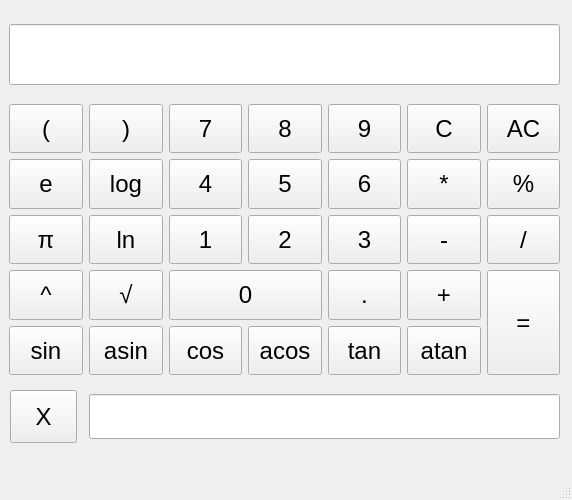
<?xml version="1.0" encoding="UTF-8"?>
<ui version="4.0">
 <class>MainWindow</class>
 <widget class="QMainWindow" name="MainWindow">
  <property name="geometry">
   <rect>
    <x>0</x>
    <y>0</y>
    <width>572</width>
    <height>500</height>
   </rect>
  </property>
  <property name="windowTitle">
   <string>MainWindow</string>
  </property>
  <widget class="QWidget" name="centralwidget">
   <widget class="QLineEdit" name="resultPanel">
    <property name="geometry">
     <rect>
      <x>9</x>
      <y>24</y>
      <width>551</width>
      <height>61</height>
     </rect>
    </property>
    <property name="sizePolicy">
     <sizepolicy hsizetype="Preferred" vsizetype="Preferred">
      <horstretch>0</horstretch>
      <verstretch>0</verstretch>
     </sizepolicy>
    </property>
    <property name="layoutDirection">
     <enum>Qt::LeftToRight</enum>
    </property>
    <property name="maxLength">
     <number>255</number>
    </property>
    <property name="cursorPosition">
     <number>0</number>
    </property>
    <property name="alignment">
     <set>Qt::AlignRight|Qt::AlignTrailing|Qt::AlignVCenter</set>
    </property>
   </widget>
   <widget class="QLineEdit" name="x_value">
    <property name="geometry">
     <rect>
      <x>89</x>
      <y>394</y>
      <width>471</width>
      <height>45</height>
     </rect>
    </property>
    <property name="sizePolicy">
     <sizepolicy hsizetype="Preferred" vsizetype="Preferred">
      <horstretch>0</horstretch>
      <verstretch>0</verstretch>
     </sizepolicy>
    </property>
    <property name="minimumSize">
     <size>
      <width>0</width>
      <height>0</height>
     </size>
    </property>
    <property name="maximumSize">
     <size>
      <width>16777215</width>
      <height>50</height>
     </size>
    </property>
    <property name="font">
     <font>
      <pointsize>14</pointsize>
     </font>
    </property>
    <property name="maxLength">
     <number>255</number>
    </property>
   </widget>
   <widget class="QWidget" name="layoutWidget">
    <property name="geometry">
     <rect>
      <x>9</x>
      <y>104</y>
      <width>551</width>
      <height>271</height>
     </rect>
    </property>
    <property name="sizePolicy">
     <sizepolicy hsizetype="Preferred" vsizetype="Preferred">
      <horstretch>0</horstretch>
      <verstretch>0</verstretch>
     </sizepolicy>
    </property>
    <layout class="QGridLayout" name="gridLayout_2" rowstretch="0,0,0,0,0">
     <property name="sizeConstraint">
      <enum>QLayout::SetDefaultConstraint</enum>
     </property>
     <property name="leftMargin">
      <number>0</number>
     </property>
     <property name="topMargin">
      <number>0</number>
     </property>
     <item row="4" column="2">
      <widget class="QPushButton" name="pushButton_cos">
       <property name="enabled">
        <bool>true</bool>
       </property>
       <property name="sizePolicy">
        <sizepolicy hsizetype="Preferred" vsizetype="Preferred">
         <horstretch>0</horstretch>
         <verstretch>0</verstretch>
        </sizepolicy>
       </property>
       <property name="minimumSize">
        <size>
         <width>0</width>
         <height>0</height>
        </size>
       </property>
       <property name="font">
        <font>
         <pointsize>18</pointsize>
        </font>
       </property>
       <property name="text">
        <string>cos</string>
       </property>
      </widget>
     </item>
     <item row="2" column="2">
      <widget class="QPushButton" name="pushButton_1">
       <property name="sizePolicy">
        <sizepolicy hsizetype="Preferred" vsizetype="Preferred">
         <horstretch>0</horstretch>
         <verstretch>0</verstretch>
        </sizepolicy>
       </property>
       <property name="font">
        <font>
         <pointsize>18</pointsize>
        </font>
       </property>
       <property name="text">
        <string>1</string>
       </property>
      </widget>
     </item>
     <item row="2" column="1">
      <widget class="QPushButton" name="pushButton_ln">
       <property name="sizePolicy">
        <sizepolicy hsizetype="Preferred" vsizetype="Preferred">
         <horstretch>0</horstretch>
         <verstretch>0</verstretch>
        </sizepolicy>
       </property>
       <property name="font">
        <font>
         <pointsize>18</pointsize>
        </font>
       </property>
       <property name="text">
        <string>ln</string>
       </property>
      </widget>
     </item>
     <item row="3" column="4">
      <widget class="QPushButton" name="pushButton_dot">
       <property name="sizePolicy">
        <sizepolicy hsizetype="Preferred" vsizetype="Preferred">
         <horstretch>0</horstretch>
         <verstretch>0</verstretch>
        </sizepolicy>
       </property>
       <property name="font">
        <font>
         <pointsize>18</pointsize>
        </font>
       </property>
       <property name="text">
        <string>.</string>
       </property>
      </widget>
     </item>
     <item row="1" column="0">
      <widget class="QPushButton" name="pushButton_exp">
       <property name="sizePolicy">
        <sizepolicy hsizetype="Preferred" vsizetype="Preferred">
         <horstretch>0</horstretch>
         <verstretch>0</verstretch>
        </sizepolicy>
       </property>
       <property name="font">
        <font>
         <pointsize>18</pointsize>
        </font>
       </property>
       <property name="text">
        <string>e</string>
       </property>
      </widget>
     </item>
     <item row="0" column="4">
      <widget class="QPushButton" name="pushButton_9">
       <property name="sizePolicy">
        <sizepolicy hsizetype="Preferred" vsizetype="Preferred">
         <horstretch>0</horstretch>
         <verstretch>0</verstretch>
        </sizepolicy>
       </property>
       <property name="font">
        <font>
         <pointsize>18</pointsize>
        </font>
       </property>
       <property name="text">
        <string>9</string>
       </property>
      </widget>
     </item>
     <item row="1" column="1">
      <widget class="QPushButton" name="pushButton_log">
       <property name="sizePolicy">
        <sizepolicy hsizetype="Preferred" vsizetype="Preferred">
         <horstretch>0</horstretch>
         <verstretch>0</verstretch>
        </sizepolicy>
       </property>
       <property name="font">
        <font>
         <pointsize>18</pointsize>
        </font>
       </property>
       <property name="text">
        <string>log</string>
       </property>
      </widget>
     </item>
     <item row="2" column="0">
      <widget class="QPushButton" name="pushButton_pi">
       <property name="sizePolicy">
        <sizepolicy hsizetype="Preferred" vsizetype="Preferred">
         <horstretch>0</horstretch>
         <verstretch>0</verstretch>
        </sizepolicy>
       </property>
       <property name="font">
        <font>
         <pointsize>18</pointsize>
        </font>
       </property>
       <property name="text">
        <string>π</string>
       </property>
      </widget>
     </item>
     <item row="1" column="3">
      <widget class="QPushButton" name="pushButton_5">
       <property name="sizePolicy">
        <sizepolicy hsizetype="Preferred" vsizetype="Preferred">
         <horstretch>0</horstretch>
         <verstretch>0</verstretch>
        </sizepolicy>
       </property>
       <property name="font">
        <font>
         <pointsize>18</pointsize>
        </font>
       </property>
       <property name="text">
        <string>5</string>
       </property>
      </widget>
     </item>
     <item row="1" column="4">
      <widget class="QPushButton" name="pushButton_6">
       <property name="sizePolicy">
        <sizepolicy hsizetype="Preferred" vsizetype="Preferred">
         <horstretch>0</horstretch>
         <verstretch>0</verstretch>
        </sizepolicy>
       </property>
       <property name="font">
        <font>
         <pointsize>18</pointsize>
        </font>
       </property>
       <property name="text">
        <string>6</string>
       </property>
      </widget>
     </item>
     <item row="2" column="4">
      <widget class="QPushButton" name="pushButton_3">
       <property name="sizePolicy">
        <sizepolicy hsizetype="Preferred" vsizetype="Preferred">
         <horstretch>0</horstretch>
         <verstretch>0</verstretch>
        </sizepolicy>
       </property>
       <property name="font">
        <font>
         <pointsize>18</pointsize>
        </font>
       </property>
       <property name="text">
        <string>3</string>
       </property>
      </widget>
     </item>
     <item row="3" column="6" rowspan="2">
      <widget class="QPushButton" name="pushButton_equal">
       <property name="sizePolicy">
        <sizepolicy hsizetype="Preferred" vsizetype="Preferred">
         <horstretch>0</horstretch>
         <verstretch>0</verstretch>
        </sizepolicy>
       </property>
       <property name="font">
        <font>
         <pointsize>18</pointsize>
        </font>
       </property>
       <property name="text">
        <string>=</string>
       </property>
      </widget>
     </item>
     <item row="2" column="5">
      <widget class="QPushButton" name="pushButton_minus">
       <property name="sizePolicy">
        <sizepolicy hsizetype="Preferred" vsizetype="Preferred">
         <horstretch>0</horstretch>
         <verstretch>0</verstretch>
        </sizepolicy>
       </property>
       <property name="font">
        <font>
         <pointsize>18</pointsize>
        </font>
       </property>
       <property name="text">
        <string>-</string>
       </property>
      </widget>
     </item>
     <item row="3" column="2" colspan="2">
      <widget class="QPushButton" name="pushButton_0">
       <property name="sizePolicy">
        <sizepolicy hsizetype="Preferred" vsizetype="Preferred">
         <horstretch>0</horstretch>
         <verstretch>0</verstretch>
        </sizepolicy>
       </property>
       <property name="font">
        <font>
         <pointsize>18</pointsize>
        </font>
       </property>
       <property name="text">
        <string>0</string>
       </property>
      </widget>
     </item>
     <item row="3" column="1">
      <widget class="QPushButton" name="pushButton_sqrt">
       <property name="sizePolicy">
        <sizepolicy hsizetype="Preferred" vsizetype="Preferred">
         <horstretch>0</horstretch>
         <verstretch>0</verstretch>
        </sizepolicy>
       </property>
       <property name="font">
        <font>
         <pointsize>18</pointsize>
        </font>
       </property>
       <property name="text">
        <string>√</string>
       </property>
      </widget>
     </item>
     <item row="1" column="5">
      <widget class="QPushButton" name="pushButton_mult">
       <property name="sizePolicy">
        <sizepolicy hsizetype="Preferred" vsizetype="Preferred">
         <horstretch>0</horstretch>
         <verstretch>0</verstretch>
        </sizepolicy>
       </property>
       <property name="font">
        <font>
         <pointsize>18</pointsize>
        </font>
       </property>
       <property name="text">
        <string>*</string>
       </property>
      </widget>
     </item>
     <item row="0" column="6">
      <widget class="QPushButton" name="pushButton_AC">
       <property name="sizePolicy">
        <sizepolicy hsizetype="Preferred" vsizetype="Preferred">
         <horstretch>0</horstretch>
         <verstretch>0</verstretch>
        </sizepolicy>
       </property>
       <property name="font">
        <font>
         <pointsize>18</pointsize>
        </font>
       </property>
       <property name="text">
        <string>AC</string>
       </property>
      </widget>
     </item>
     <item row="1" column="6">
      <widget class="QPushButton" name="pushButton_mod">
       <property name="sizePolicy">
        <sizepolicy hsizetype="Preferred" vsizetype="Preferred">
         <horstretch>0</horstretch>
         <verstretch>0</verstretch>
        </sizepolicy>
       </property>
       <property name="font">
        <font>
         <pointsize>18</pointsize>
        </font>
       </property>
       <property name="text">
        <string>%</string>
       </property>
      </widget>
     </item>
     <item row="4" column="3">
      <widget class="QPushButton" name="pushButton_acos">
       <property name="sizePolicy">
        <sizepolicy hsizetype="Preferred" vsizetype="Preferred">
         <horstretch>0</horstretch>
         <verstretch>0</verstretch>
        </sizepolicy>
       </property>
       <property name="font">
        <font>
         <pointsize>18</pointsize>
        </font>
       </property>
       <property name="text">
        <string>acos</string>
       </property>
      </widget>
     </item>
     <item row="0" column="0">
      <widget class="QPushButton" name="pushButton_math_bracket_left">
       <property name="sizePolicy">
        <sizepolicy hsizetype="Preferred" vsizetype="Preferred">
         <horstretch>0</horstretch>
         <verstretch>0</verstretch>
        </sizepolicy>
       </property>
       <property name="font">
        <font>
         <pointsize>18</pointsize>
        </font>
       </property>
       <property name="text">
        <string>(</string>
       </property>
      </widget>
     </item>
     <item row="4" column="0">
      <widget class="QPushButton" name="pushButton_sin">
       <property name="sizePolicy">
        <sizepolicy hsizetype="Preferred" vsizetype="Preferred">
         <horstretch>0</horstretch>
         <verstretch>0</verstretch>
        </sizepolicy>
       </property>
       <property name="font">
        <font>
         <pointsize>18</pointsize>
        </font>
       </property>
       <property name="text">
        <string>sin</string>
       </property>
      </widget>
     </item>
     <item row="0" column="2">
      <widget class="QPushButton" name="pushButton_7">
       <property name="sizePolicy">
        <sizepolicy hsizetype="Preferred" vsizetype="Preferred">
         <horstretch>0</horstretch>
         <verstretch>0</verstretch>
        </sizepolicy>
       </property>
       <property name="font">
        <font>
         <pointsize>18</pointsize>
        </font>
       </property>
       <property name="text">
        <string>7</string>
       </property>
      </widget>
     </item>
     <item row="3" column="0">
      <widget class="QPushButton" name="pushButton_pow">
       <property name="sizePolicy">
        <sizepolicy hsizetype="Preferred" vsizetype="Preferred">
         <horstretch>0</horstretch>
         <verstretch>0</verstretch>
        </sizepolicy>
       </property>
       <property name="font">
        <font>
         <pointsize>18</pointsize>
        </font>
       </property>
       <property name="text">
        <string>^</string>
       </property>
      </widget>
     </item>
     <item row="2" column="3">
      <widget class="QPushButton" name="pushButton_2">
       <property name="sizePolicy">
        <sizepolicy hsizetype="Preferred" vsizetype="Preferred">
         <horstretch>0</horstretch>
         <verstretch>0</verstretch>
        </sizepolicy>
       </property>
       <property name="font">
        <font>
         <pointsize>18</pointsize>
        </font>
       </property>
       <property name="text">
        <string>2</string>
       </property>
      </widget>
     </item>
     <item row="4" column="5">
      <widget class="QPushButton" name="pushButton_atan">
       <property name="sizePolicy">
        <sizepolicy hsizetype="Preferred" vsizetype="Preferred">
         <horstretch>0</horstretch>
         <verstretch>0</verstretch>
        </sizepolicy>
       </property>
       <property name="font">
        <font>
         <pointsize>18</pointsize>
        </font>
       </property>
       <property name="text">
        <string>atan</string>
       </property>
      </widget>
     </item>
     <item row="3" column="5">
      <widget class="QPushButton" name="pushButton_plus">
       <property name="sizePolicy">
        <sizepolicy hsizetype="Preferred" vsizetype="Preferred">
         <horstretch>0</horstretch>
         <verstretch>0</verstretch>
        </sizepolicy>
       </property>
       <property name="font">
        <font>
         <pointsize>18</pointsize>
        </font>
       </property>
       <property name="text">
        <string>+</string>
       </property>
      </widget>
     </item>
     <item row="2" column="6">
      <widget class="QPushButton" name="pushButton_div">
       <property name="sizePolicy">
        <sizepolicy hsizetype="Preferred" vsizetype="Preferred">
         <horstretch>0</horstretch>
         <verstretch>0</verstretch>
        </sizepolicy>
       </property>
       <property name="font">
        <font>
         <pointsize>18</pointsize>
        </font>
       </property>
       <property name="text">
        <string>/</string>
       </property>
      </widget>
     </item>
     <item row="0" column="1">
      <widget class="QPushButton" name="pushButton_math_bracket_right">
       <property name="sizePolicy">
        <sizepolicy hsizetype="Preferred" vsizetype="Preferred">
         <horstretch>0</horstretch>
         <verstretch>0</verstretch>
        </sizepolicy>
       </property>
       <property name="font">
        <font>
         <pointsize>18</pointsize>
        </font>
       </property>
       <property name="text">
        <string>)</string>
       </property>
      </widget>
     </item>
     <item row="0" column="3">
      <widget class="QPushButton" name="pushButton_8">
       <property name="sizePolicy">
        <sizepolicy hsizetype="Preferred" vsizetype="Preferred">
         <horstretch>0</horstretch>
         <verstretch>0</verstretch>
        </sizepolicy>
       </property>
       <property name="font">
        <font>
         <pointsize>18</pointsize>
        </font>
       </property>
       <property name="text">
        <string>8</string>
       </property>
      </widget>
     </item>
     <item row="4" column="1">
      <widget class="QPushButton" name="pushButton_asin">
       <property name="sizePolicy">
        <sizepolicy hsizetype="Preferred" vsizetype="Preferred">
         <horstretch>0</horstretch>
         <verstretch>0</verstretch>
        </sizepolicy>
       </property>
       <property name="font">
        <font>
         <pointsize>18</pointsize>
        </font>
       </property>
       <property name="text">
        <string>asin</string>
       </property>
      </widget>
     </item>
     <item row="4" column="4">
      <widget class="QPushButton" name="pushButton_tan">
       <property name="sizePolicy">
        <sizepolicy hsizetype="Preferred" vsizetype="Preferred">
         <horstretch>0</horstretch>
         <verstretch>0</verstretch>
        </sizepolicy>
       </property>
       <property name="font">
        <font>
         <pointsize>18</pointsize>
        </font>
       </property>
       <property name="text">
        <string>tan</string>
       </property>
      </widget>
     </item>
     <item row="0" column="5">
      <widget class="QPushButton" name="pushButton_C">
       <property name="sizePolicy">
        <sizepolicy hsizetype="Preferred" vsizetype="Preferred">
         <horstretch>0</horstretch>
         <verstretch>0</verstretch>
        </sizepolicy>
       </property>
       <property name="font">
        <font>
         <pointsize>18</pointsize>
        </font>
       </property>
       <property name="text">
        <string>C</string>
       </property>
      </widget>
     </item>
     <item row="1" column="2">
      <widget class="QPushButton" name="pushButton_4">
       <property name="sizePolicy">
        <sizepolicy hsizetype="Preferred" vsizetype="Preferred">
         <horstretch>0</horstretch>
         <verstretch>0</verstretch>
        </sizepolicy>
       </property>
       <property name="font">
        <font>
         <pointsize>18</pointsize>
        </font>
       </property>
       <property name="text">
        <string>4</string>
       </property>
      </widget>
     </item>
    </layout>
   </widget>
   <widget class="QPushButton" name="pushButton_X">
    <property name="geometry">
     <rect>
      <x>10</x>
      <y>390</y>
      <width>67</width>
      <height>53</height>
     </rect>
    </property>
    <property name="sizePolicy">
     <sizepolicy hsizetype="Fixed" vsizetype="Fixed">
      <horstretch>0</horstretch>
      <verstretch>0</verstretch>
     </sizepolicy>
    </property>
    <property name="minimumSize">
     <size>
      <width>67</width>
      <height>53</height>
     </size>
    </property>
    <property name="maximumSize">
     <size>
      <width>67</width>
      <height>53</height>
     </size>
    </property>
    <property name="font">
     <font>
      <pointsize>18</pointsize>
     </font>
    </property>
    <property name="text">
     <string>X</string>
    </property>
   </widget>
  </widget>
  <widget class="QMenuBar" name="menubar">
   <property name="geometry">
    <rect>
     <x>0</x>
     <y>0</y>
     <width>572</width>
     <height>24</height>
    </rect>
   </property>
  </widget>
  <widget class="QStatusBar" name="statusbar"/>
 </widget>
 <resources/>
 <connections/>
</ui>
